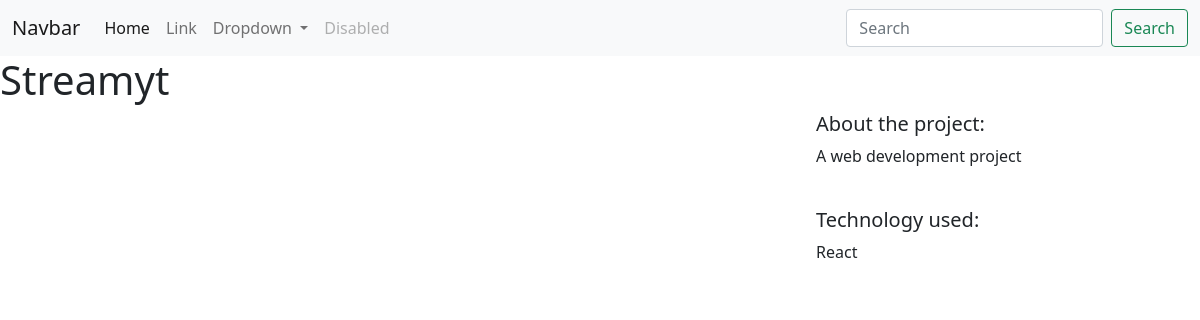
/projects/1/, run on the app's committed database.
### projects/models.py (models this page shows, shortened)
class Project(models.Model):
    title = models.CharField(max_length=100)
    description = models.TextField()
    technology = models.CharField(max_length=20)
    image = models.FileField(upload_to="project_images/", blank=True)

### projects/views.py (the view)
# urls.py: path("<int:pk>/", views.project_detail, name="project_detail"),
def project_detail(request, pk):
    project = Project.objects.get(pk=pk)
    context = {
        "project":project
    }
    return render(request, 'projects/project_detail.html', context)

### projects/templates/projects/project_detail.html (shortened to what this page needs)
{% extends "base.html" %}
{% block page_content %}
<h1>{{ project.title }}</h1>
<div class="row">
    <div class="col-md-8">
    </div>
    <div class="col-md-4">
        <h5>About the project:</h5>
        <p>{{ project.description }}</p>
        <br>
        <h5>Technology used:</h5>
        <p>{{ project.technology }}</p>
    </div>
</div>
{% endblock page_content %}

### data on the page
Project: title "Streamyt", description "A web development project", technology "React"
